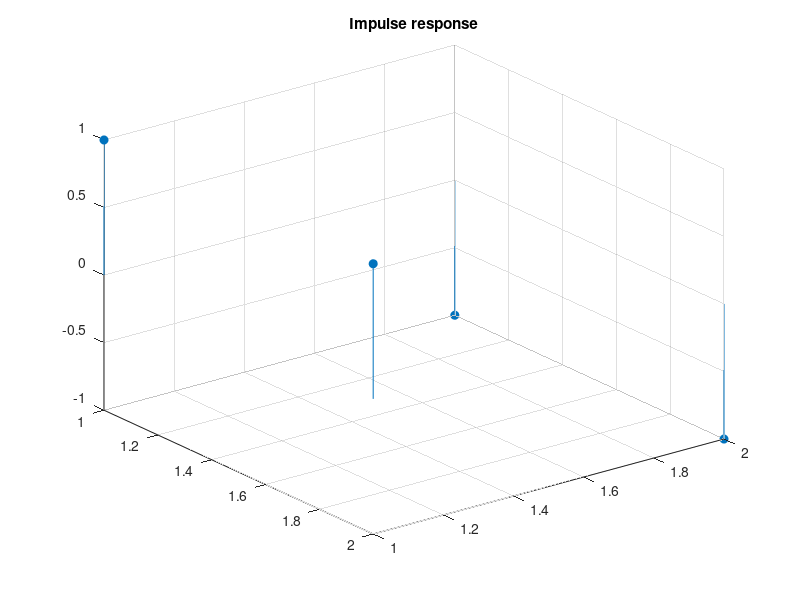

Write the MATLAB code that produced this figure.
%% Sample 4-6
%% 線形シフト不変システム
% 循環畳み込み行列
% 
% 画像処理特論
% 
% 村松 正吾 
% 
% 動作確認: MATLAB R2023a
%% Linear shift-invariant systems
% Circular convolution matrix
% 
% Advanced Topics in Image Processing
% 
% Shogo MURAMATSU
% 
% Verified: MATLAB R2023a
% 準備
% (Preparation)

close all
% 単変量循環畳み込み
% (Univariate circular convolution)
% 
% 
% 
% 有限インパルス応答(FIR)$\{h[n]\in\mathbb{R}\}_{n\in{\Omega_\mathrm{h}}\subset\mathbb{Z}}$を有する線形シフト不変システム 
% $T(\cdot)$を仮定する． (Let us assume a linear shift-invariant system $T(\cdot)$ with 
% a finite impulse response (FIR) $\{h[n]\in\mathbb{R}\}_{n\in{\Omega_\mathrm{h}}\subset\mathbb{Z}}$.)
% 
% 配列 $\{u[n]\in\mathbb{R}\}_{n\in{\Omega_\mathrm{u}}\subset\mathbb{Z}}$に対する周期拡張後の$T(\cdot)$ 
% の応答 $\{v[n]\in\mathbb{R}\}_{n\in{\Omega_\mathrm{v}}\subset\mathbb{Z}}$は周期 $Q\in\mathbb{N}$ 
% を法とする単変量循環畳み込み (The response $\{v[n]\in\mathbb{R}\}_{n\in{\Omega_\mathrm{v}}\subset\mathbb{Z}}$ 
% of  $T(\cdot)$  to a sequence $\{u[n]\in\mathbb{R}\}_{n\in{\Omega_\mathrm{u}}\subset\mathbb{Z}}$ 
% after periodic extension can be represented by univariate circular convolution 
% with period $Q$ as ) 
% 
% $$\{v[n]\}_n =T\left(\{u[n]\}_n\right) = \sum_{k\in\Omega_\mathrm{h}}h[k]\{u\left[(\!(n-k)\!)_Q\right]\}_n.$$
% 
% により表現できる．ただし，(where) 
% 
% $$(\!(n)\!)_Q = n - Q\left\lfloor Q^{-1}n\right\rfloor.$$
% 
% は， ${Q}$を法とする ${n}$ の剰余である．( denotes the ${n}$ modulo ${Q}$.) 
% 
% 
% 信号の生成
% (Signal generation)

% Generating an input sequence u[n] of finite support region
Q = 6; 
ugen = "(1:Q)";
u = eval(ugen)
% インパルス応答の設定
% (Setting the impulse response)

% Setting the shift amount 
h = [1 0 -1];
% 写像の定義
% (Definition of a map)

% Definition of map T as a modulo-Q circular convolution with h[n]
mapT = @(x) cconv(x,h,Q);
% 写像の結果
% (Result of mapping)

% Mapping with the circular convolution T(.)
v = mapT(u)
% 単変量循環畳み込みの行列表現
% (Matrix representation of the univariate circular convolution)
% 
% 
% 
% 単変量循環畳み込み演算も (The univariate circular convolution can also be represented 
% as a matrix as)
% 
% $$\mathbf{v}=\mathbf{Tu},$$
% 
% のように行列表現できる． 
% 
% インパルス応答 $\{h[n]\}_n$ のサポート領域 $\Omega_\mathrm{h}=\{0,1,2\}$が，入力信号$\{u[n]\}_n$のサポート領域$\Omega_\mathrm{u}=\{0,1,2,3,4,5\}$ 
% よりも短く周期 $Q=|\Omega_\mathrm{u}|$ と設定されているとき，出力信号$\{v[n]\}_n$のサポート領域も$\Omega_\mathrm{v}=\Omega_\mathrm{u}$となり，(If 
% the support region $\Omega_\mathrm{h}=\{0,1,2\}$ of the impulse response $\{h[n]\}_n$ 
% is shorter than the support region $\Omega_\mathrm{u}=\{0,1,2,3,4,5\}$ of the 
% input signal $\{u[n]\}_n$ and  the period is set as $Q=|\Omega_\mathrm{u}|$, 
% then the support region of the output signal $\{v[n]\}_n$ becomes also $\Omega_\mathrm{v}=\Omega_\mathrm{u}$, 
% and we have )
% 
% 
% 
% $$\mathbf{v}=\mathrm{vec}\left(\{v[{n}]\}_{n}\right)=\left(\begin{array}{c}v[0]\\v[1]\\v[2]\\v[3]\\v[4]\\v[5]\end{array}\right), 
% \mathbf{u}=\mathrm{vec}\left(\{u[{n}]\}_{n}\right)=\left(\begin{array}{c}u[0]\\u[1]\\u[2]\\u[3]\\u[4]\\u[5]\end{array}\right)$$
% 
% $$\mathbf{T}=\left(\begin{array}{cccccc}h[0] & 0  & 0 & 0 & h[2] & h[1] \\h[1] 
% & h[0]  & 0 & 0 & 0 & h[2] \\h[2] & h[1]  & h[0] & 0 & 0 & 0 \\0 & h[2] & h[1]  
% & h[0] & 0 & 0 \\0 & 0 & h[2] & h[1]  & h[0] & 0 \\0 & 0 & 0 & h[2] & h[1]  
% & h[0]  \end{array}\right).$$
% 
% 
% 
% と表現できる．
% 
% 
% 単変量循環畳み込みの行列生成
% (Matrix generation of univariate circular convolution)

% Find the matrix representation of the univariate circular convolution
T = zeros(length(u));
for idx = 1:length(u)
    % Generating a standard basis vector
    e = zeros(size(u),'like',u);
    e(idx) = 1;
    % Response to the standard basis vector
    T(:,idx) = mapT(e); 
end
% Matrix representation of the univariate circular convolution
T
% 行列演算による単変量循環畳み込み
% (Univariate circular convolution by matrix operation)
% 
% 循環畳み込みも可換図に沿って (Circular convolution can also be computed as)
% 
% $$\{v[{n}]\}_{n}=\mathrm{vec}_{\Omega_\mathrm{v}}^{-1}\left(\mathbf{v}\right)=\mathrm{vec}_{\Omega_\mathrm{v}}^{-1}\left(\mathbf{Tu}\right)=\mathrm{vec}_{\Omega_\mathrm{v}}^{-1}\circ\mathbf{T}\mathrm{vec}_{\Omega_\mathrm{u}}\left(\{u[n]\}_n\right)$$
% 
% のように行列演算が可能である．すなわち，(along the commutative diagram. That is, we have)
% 
% $$T=\mathrm{vec}_{\Omega_\mathrm{v}}^{-1}\circ\mathbf{T}\mathrm{vec}_{\Omega_\mathrm{u}}.$$
% 
% と表現できる．

% Column vectorization of sequence u[n]
vecu = u(:);

% Matrix operation
vecv = T*vecu;

% Reshaping the result into the row sequnece
recv = reshape(vecv,[1 Q])
% 行列演算による単変量循環畳み込みの評価
% (Evaluation of univariate circular convolution by matrix operation)

% Comparizon between mapping and matrix operation
mymse = @(x,y) mean((double(x)-double(y)).^2,'all');
mymse(v,recv)
% 2変量循環畳み込み
% (Bivariate circular convolution)
% 
% 
% 
% 有限インパルス応答(FIR)インパルス応答 $\{h[\mathbf{n}]\}_\mathbf{n}$ を有する線形シフト不変システム $T(\cdot)$を仮定する．(Assume 
% a linear shift-invariant system T with a bivariate finite impulse response (FIR) 
% $\{h[\mathbf{n}]\in\mathbb{R}\}_{\mathbf{n}\in{\Omega_\mathrm{h}}\subset\mathbb{Z}^2}$.)  
% 
% 配列$\{u[\mathbf{n}]\}_\mathbf{n}$に対する周期拡張後の$T(\cdot)$ の応答$\{v[\mathbf{n}]\}_\mathbf{n}$は周期 
% $\mathbf{Q}\in\mathbb{Z}^{2\times 2} $($\det\mathbf{Q}\neq 0$) を法とする2変量循環畳み込み
% 
% $$\{v[\mathbf{n}]\}_\mathbf{n} =T\left(\{u[\mathbf{n}]\}_\mathbf{n}\right) 
% = \sum_{\mathbf{k}\in\Omega_\mathrm{h}}h[\mathbf{k}]\{u\left[(\!(\mathbf{n}-\mathbf{k})\!)_\mathbf{Q}\right]\}_\mathbf{n},$$
% 
% により表現できる．(The response $\{v[\mathbf{n}]\}_\mathbf{n}$ of $T(\cdot)$ after 
% periodic extension to array $\{u[\mathbf{n}]\}_\mathbf{n}$ can be represented 
% by bivariate circular convolution with period $\mathbf{Q}$,) ただし，$\mathbf{Q}\in\mathbb{Z}^{2\times2}(\det\mathbf{Q}\neq 
% 0)$は周期行列,  $\{v[\mathbf{n}]\in\mathbb{K}\}_{\mathbf{n}\in\Omega\subset\mathbb{Z}^2}$は出力配列，(where  
% $\mathbf{Q}\in\mathbb{Z}^{2\times2}(\det\mathbf{Q}\neq 0)$ is the period matrix,  
% $\{v[\mathbf{n}]\in\mathbb{K}\}_{\mathbf{n}\in\Omega\subset\mathbb{Z}^2}$ is 
% the destination array and)
% 
% $$(\!(\mathbf{n})\!)_\mathbf{Q} = \mathbf{n} - \mathbf{Q}\left\lfloor \mathbf{Q}^{-1}\mathbf{n}\right\rfloor$$
% 
% は， $\mathbf{Q}$を法とする $\mathbf{n}$ の剰余である．( denotes the $\mathbf{n}$ modulo 
% $\mathbf{Q}$.) 
% 
% 
% 信号の生成
% (Signal generation)

% Generating an input array u[n1,n2] of finite support region
N1 = 2; % # of rows
N2 = 3; % # of columns
ugen = "reshape((0:N1*N2-1),[N1 N2])";
u = eval(ugen)
% インパルス応答の設定
% (Setting the impulse response)

h = [1 -1 ; 1 -1]
figure(1)
stem3(h,'filled')
axis ij
title('Impulse response')
% 写像の定義
% (Definition of a map)

% Definition of map T as a circular convolution with h[n]
mapT = @(x) imfilter(x,h,'conv','circ');
% 写像の結果
% (Result of mapping)

% Mapping with the circular shift T(.)
v = mapT(u)
% 2変量循環畳み込みの行列表現
% (Matrix representation of the bivariate circular convolution)
% 
% 
% 
% 2変量循環畳み込み演算も (The bivariate circular convolution can also be represented as 
% a matrix as)
% 
% $$\mathbf{v}=\mathbf{Tu},$$
% 
% のように行列表現できる． 
% 
% インパルス応答 $\{h[\mathbf{n}]\}_\mathbf{n}$ のサポート領域 $\Omega_\mathrm{h}=\{0,1\}\times 
% \{0,1\}$が，入力信号$\{u[\mathbf{n}]\}_\mathbf{n}$のサポート領域$\Omega_\mathrm{u}=\{0,1\}\times 
% \{0,1,2\}$ よりも狭く周期行列が $\mathbf{Q}=\left(\begin{array}{cc}N_1 & 0 \\ 0 & N_2\end{array}\right)=\left(\begin{array}{cc}2 
% & 0 \\ 0 & 3\end{array}\right)$ と設定されているとき，出力信号$\{v[\mathbf{n}]\}_\mathbf{n}$のサポート領域も$\Omega_\mathrm{v}=\Omega_\mathrm{u}$となり，(If 
% the support region $\Omega_\mathrm{h}=\{0,1\}\times \{0,1\}$ of the impulse 
% response $\{h[\mathbf{n}]\}_\mathbf{n}$ is narrower than the support region 
% $\Omega_\mathrm{u}=\{0,1\}\times \{0,1,2\}$ of the input signal $\{u[\mathbf{n}]\}_\mathbf{n}$ 
% and  the period is set as $\mathbf{Q}=\left(\begin{array}{cc}N_1 & 0 \\ 0 & 
% N_2\end{array}\right)=\left(\begin{array}{cc}2 & 0 \\ 0 & 3\end{array}\right)$, 
% then the support region of the output signal $\{v[\mathbf{n}]\}_\mathbf{n}$ 
% becomes also $\Omega_\mathrm{v}=\Omega_\mathrm{u}$, and we have )
% 
% $$\mathbf{v}=\mathrm{vec}\left(\{v[\mathbf{n}]\}_\mathbf{n}\right)=\left(\begin{array}{c}v[0,0]\\v[1,0]\\v[0,1]\\v[1,1]\\\vdots\\v[1,2]\end{array}\right), 
% \mathbf{u}=\mathrm{vec}\left(\{u[\mathbf{n}]\}_\mathbf{n}\right)=\left(\begin{array}{c}u[0,0]\\u[1,0]\\u[0,1]\\u[1,1]\\\vdots\\u[1,2]\end{array}\right)$$
% 
% $$\mathbf{T}=\left(\begin{array}{cccccc}h[1,1] & h[0,1]  & h[1,0] & h[0,0] 
% & 0 & 0 \\h[0,1] & h[1,1]  & h[0,0] & h[1,0] & 0 & 0 \\0 & 0 &h[1,1] & h[0,1]  
% & h[1,0] & h[0,0]  \\0 & 0 &h[0,1] & h[1,1]  & h[0,0] & h[1,0]  \\h[1,0] & h[0,0] 
% & 0 & 0 &h[1,1] & h[0,1]  \\h[0,0] & h[1,0] & 0 & 0 &h[0,1] & h[1,1]  \end{array}\right).$$
% 
% 
% 
% と表現できる．
% 
% 
% 2変量循環畳み込みの行列生成
% (Bivariate circular convolution matrix generation)

% Find the matrix representation of the circular convolution
T = zeros(numel(u));
for idx = 1:numel(u)
    % Generating a standard basis vector
    e = zeros(size(u),'like',u);
    e(idx) = 1;
    % Response to the standard basis vector
    T(:,idx) = reshape(mapT(e),[size(T,1) 1]); 
end
% Matrix representation of the convolution
T
% 行列演算による2変量循環畳み込み
% (Bivariate circular convolution by matrix operation)
% 
% 2変量循環畳み込みも可換図に沿って (Bivariate circular convolution can also be computed as)
% 
% $$\{v[\mathbf{n}]\}_\mathbf{n}=\mathrm{vec}_{\Omega_\mathrm{v}}^{-1}\left(\mathbf{v}\right)=\mathrm{vec}_{\Omega_\mathrm{v}}^{-1}\left(\mathbf{Tu}\right)=\mathrm{vec}_{\Omega_\mathrm{v}}^{-1}\circ\mathbf{T}\mathrm{vec}_{\Omega_\mathrm{u}}\left(\{u[\mathbf{n}]\}_\mathbf{n}\right)$$
% 
% のように行列演算が可能である．すなわち，(along the commutative diagram. That is, we have)
% 
% $$T=\mathrm{vec}_{\Omega_\mathrm{v}}^{-1}\circ\mathbf{T}\mathrm{vec}_{\Omega_\mathrm{u}}.$$
% 
% と表現できる．

% Column vectorization of sequence u[n]
vecu = u(:);

% Matrix operation
vecv = T*vecu;

% Reshaping the result into the row sequnece
recv = reshape(vecv,[N1 N2])
% 行列演算による2変量循環畳み込みの評価
% (Evaluation of bivariate circular convolution by matrix operation)

% Comparizon between mapping and matrix operation
mymse(v,recv)
%% 
% © Copyright, Shogo MURAMATSU, All rights reserved.